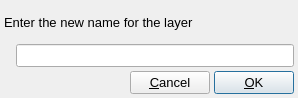
<?xml version="1.0" encoding="UTF-8"?>
<ui version="4.0">
 <class>GetModuleLayerNameDialog</class>
 <widget class="QDialog" name="GetModuleLayerNameDialog">
  <property name="windowModality">
   <enum>Qt::ApplicationModal</enum>
  </property>
  <property name="geometry">
   <rect>
    <x>0</x>
    <y>0</y>
    <width>298</width>
    <height>98</height>
   </rect>
  </property>
  <property name="font">
   <font>
    <pointsize>10</pointsize>
   </font>
  </property>
  <property name="windowTitle">
   <string>ModuleLayer Name</string>
  </property>
  <property name="windowIcon">
   <iconset resource="main.qrc">
    <normaloff>:/tabs/icons/tabs_species.svg</normaloff>:/tabs/icons/tabs_species.svg</iconset>
  </property>
  <layout class="QVBoxLayout" name="verticalLayout">
   <property name="spacing">
    <number>4</number>
   </property>
   <property name="leftMargin">
    <number>4</number>
   </property>
   <property name="topMargin">
    <number>4</number>
   </property>
   <property name="rightMargin">
    <number>4</number>
   </property>
   <property name="bottomMargin">
    <number>4</number>
   </property>
   <item>
    <widget class="QLabel" name="DescriptionLabel">
     <property name="text">
      <string>Enter the new name for the layer</string>
     </property>
     <property name="wordWrap">
      <bool>true</bool>
     </property>
    </widget>
   </item>
   <item>
    <layout class="QHBoxLayout" name="horizontalLayout">
     <property name="spacing">
      <number>4</number>
     </property>
     <item>
      <widget class="CheckIndicator" name="NameIndicator">
       <property name="sizePolicy">
        <sizepolicy hsizetype="Minimum" vsizetype="Minimum">
         <horstretch>0</horstretch>
         <verstretch>0</verstretch>
        </sizepolicy>
       </property>
       <property name="text">
        <string/>
       </property>
      </widget>
     </item>
     <item>
      <widget class="QLineEdit" name="NameEdit"/>
     </item>
    </layout>
   </item>
   <item>
    <layout class="QHBoxLayout" name="horizontalLayout_2">
     <property name="spacing">
      <number>4</number>
     </property>
     <item>
      <spacer name="horizontalSpacer">
       <property name="orientation">
        <enum>Qt::Horizontal</enum>
       </property>
       <property name="sizeHint" stdset="0">
        <size>
         <width>40</width>
         <height>20</height>
        </size>
       </property>
      </spacer>
     </item>
     <item>
      <widget class="QPushButton" name="CancelButton">
       <property name="text">
        <string>&amp;Cancel</string>
       </property>
       <property name="autoDefault">
        <bool>false</bool>
       </property>
      </widget>
     </item>
     <item>
      <widget class="QPushButton" name="OKButton">
       <property name="text">
        <string>&amp;OK</string>
       </property>
       <property name="autoDefault">
        <bool>false</bool>
       </property>
       <property name="default">
        <bool>true</bool>
       </property>
      </widget>
     </item>
    </layout>
   </item>
  </layout>
 </widget>
 <customwidgets>
  <customwidget>
   <class>CheckIndicator</class>
   <extends>QLabel</extends>
   <header>gui/widgets/checkindicator.hui</header>
  </customwidget>
 </customwidgets>
 <resources>
  <include location="main.qrc"/>
 </resources>
 <connections/>
</ui>
